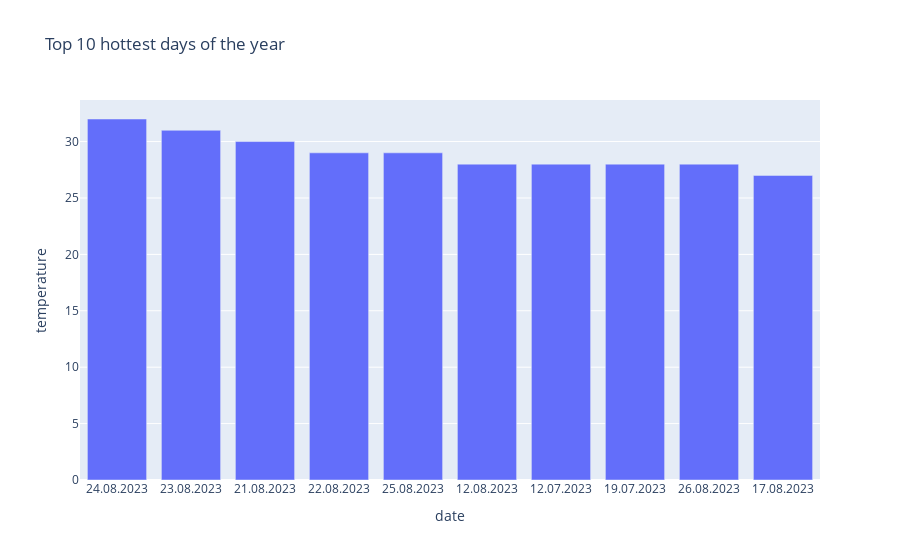

The cell this chart's notebook holds for it:
### Code cell
import plotly.express as px

#plot hotest days of the year 
df_hotest_days = df_weather.groupby('date')['temperature'].max().reset_index()
df_hotest_days.sort_values('temperature', ascending=False, inplace=True)
df_top_ten_hottest = df_hotest_days.head(10)

px.bar(df_top_ten_hottest, x='date', y='temperature', title='Top 10 hottest days of the year', range_color=[0, 40])

### Figure 1 — Plotly figure (JSON) as saved in the notebook; plotly's stock layout.template omitted (floating-point values rounded to 4 significant figures)
{"data": [{"alignmentgroup": "True", "hovertemplate": "date=%{x}<br>temperature=%{y}<extra></extra>", "legendgroup": "", "marker": {"color": "#636efa", "pattern": {"shape": ""}}, "name": "", "offsetgroup": "", "orientation": "v", "showlegend": false, "textposition": "auto", "type": "bar", "x": ["24.08.2023", "23.08.2023", "21.08.2023", "22.08.2023", "25.08.2023", "12.08.2023", "12.07.2023", "19.07.2023", "26.08.2023", "17.08.2023"], "xaxis": "x", "y": [32, 31, 30, 29, 29, 28, 28, 28, 28, 27], "yaxis": "y"}], "layout": {"barmode": "relative", "legend": {"tracegroupgap": 0}, "title": {"text": "Top 10 hottest days of the year"}, "xaxis": {"anchor": "y", "domain": [0, 1], "title": {"text": "date"}}, "yaxis": {"anchor": "x", "domain": [0, 1], "title": {"text": "temperature"}}}}
